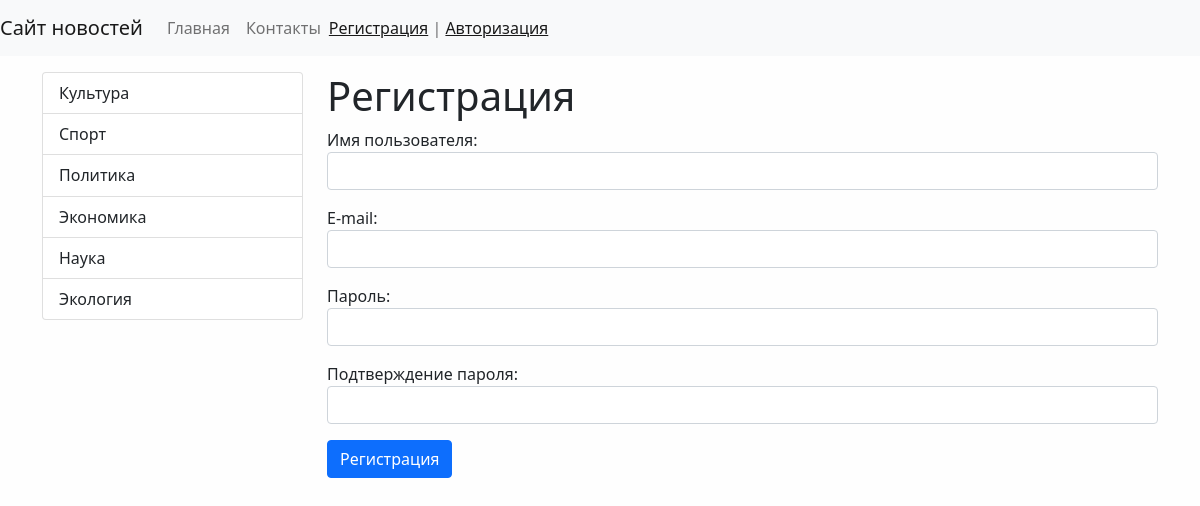
Screenshot of /register/ with the database file from the repository.
### news/models.py (models this page shows, shortened)
class Category(models.Model):
    title = models.CharField(max_length=150, db_index=True, verbose_name='Наименование категории')
    def get_absolute_url(self):
        return reverse('category', kwargs={'category_id': self.pk})
    class Meta:
        verbose_name = 'Категория'
        verbose_name_plural = 'Категории'
        ordering = ['title']

### news/views.py (the view)
# urls.py: path('register/', register, name='register'),
def register(request):
    if request.method == "POST":
        form = UserRegisterForm(request.POST)
        if form.is_valid():
            user = form.save()
            login(request, user)
            messages.success(request, 'Вы успешно зарегистрировались')
            return redirect('home')
        else:
            messages.error(request, 'Ошибка регистрации')
    else:
        form = UserRegisterForm()
    return render(request, 'news/register.html', {'form': form})

### news/forms.py
class UserRegisterForm(UserCreationForm):
    username = forms.CharField(label='Имя пользователя', widget=forms.TextInput(attrs={'class': 'form-control'}))
    password1 = forms.CharField(label='Пароль', widget=forms.PasswordInput(attrs={'class': 'form-control'}))
    password2 = forms.CharField(label='Подтверждение пароля',
                                widget=forms.PasswordInput(attrs={'class': 'form-control'}))
    email = forms.EmailField(label='E-mail', widget=forms.EmailInput(attrs={'class': 'form-control'}))
    class Meta():
        model = User
        fields = ('username', 'email', 'password1', 'password2')

### news/templatetags/news_tags.py (called while the page is built)
@register.inclusion_tag('news/list_categories.html')
def show_categories(arg1='Hello', arg2='world'):
    categories = Category.objects.annotate(cnt=Count('news', filter=F('news__is_published'))).filter(cnt__gt=0)
    return {"categories": categories, "arg1": arg1, "arg2": arg2}

### news/templates/news/register.html (shortened to what this page needs)
{% extends 'base.html' %}
{% block sidebar %}
  {% include 'inc/_sidebar.html' %}
{% endblock %}
{% block content %}
    <h1>Регистрация</h1>
    <form method="post">
      {{ form.as_p }}
      <button type="submit" class="btn btn-primary btn-block">Регистрация</button>
    </form>
{% endblock %}

### news/templates/news/list_categories.html
<div class="list-group">
  {% for item in categories %}
     <a href="{{ item.get_absolute_url }}" class="list-group-item
      list-group-item-action">{{ item.title }}<span class="badge badge-primary
      badge-pill">{{ item.cnt }}</span></a>
  {% endfor %}
</div>

### newssite/static/css/style.css (style rules this page uses)
body { background-color: #fefefe; }

### rows the page displays
Category: title "Культура"
Category: title "Спорт"
Category: title "Политика"
Category: title "Экономика"
Category: title "Наука"
Category: title "Экология"
